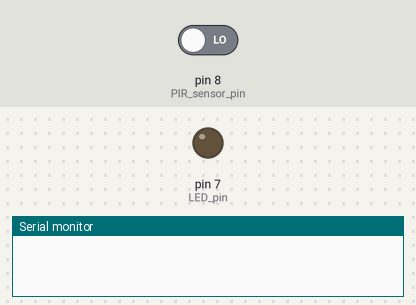
This sketch was run on a simulated Arduino Uno, built with avr-gcc and run on an emulated ATmega328P. Shown: output pins drawn as LEDs (lit = HIGH), the last lines printed to the serial monitor. Dashed ring = blinking. The inputs (shaded band) are chosen by the test bench; at power-on: pin 8 (PIR_sensor_pin) LOW.

Above: at 1.2 s.
1.3 s: pin 8 (PIR_sensor_pin) driven HIGH
At 1.4 s:
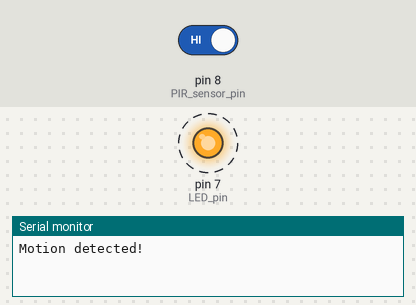
4.3 s: pin 8 (PIR_sensor_pin) driven LOW
At 5.4 s:
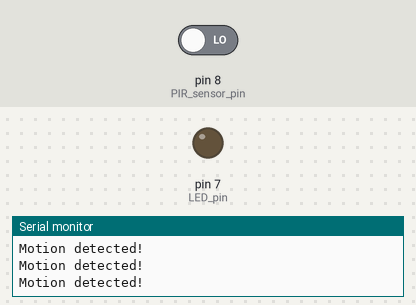
Timing chart, 0 to 7.3 s (numbered marks = the images above; inputs shaded):
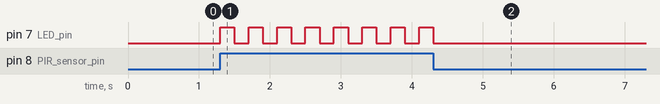

The sketch:

PIR_sensor.ino
```cpp
void setup() {
  Serial.begin(9600);   // Initialize Serial communication
  pinMode(8, INPUT);    // PIR sensor pin (8) as input
  pinMode(7, OUTPUT);   // LED pin (7) as output
}

void loop() {
  if (digitalRead(8) == HIGH) {  // If motion is detected
    Serial.println("Motion detected!");  // Print message to Serial Monitor
    digitalWrite(7, HIGH);  // Turn the LED ON
    delay(200);              // Wait for 200 milliseconds
    digitalWrite(7, LOW);   // Turn the LED OFF
    delay(200);              // Wait for 200 milliseconds
  }
}
```

Measured:
- after the input at 1.3 s, pin 7 (LED_pin): alternates HIGH for 0.20 s and LOW for 0.20 s, starting at once
- after the input at 4.3 s, pin 7 (LED_pin): goes on until 4.3 s, then stays LOW
